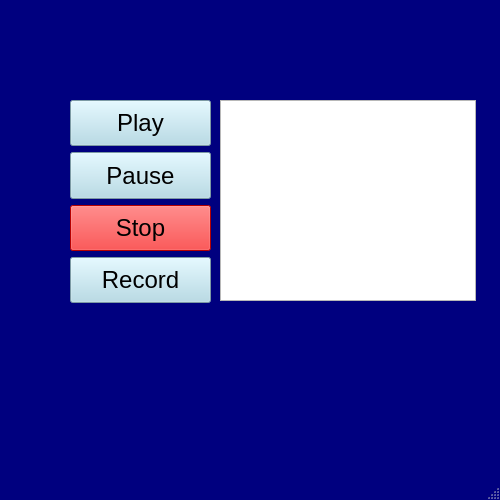
<?xml version="1.0" encoding="UTF-8"?>
<ui version="4.0">
 <class>MainWindow</class>
 <widget class="QMainWindow" name="MainWindow">
  <property name="windowModality">
   <enum>Qt::ApplicationModal</enum>
  </property>
  <property name="geometry">
   <rect>
    <x>0</x>
    <y>0</y>
    <width>500</width>
    <height>500</height>
   </rect>
  </property>
  <property name="sizePolicy">
   <sizepolicy hsizetype="Fixed" vsizetype="Fixed">
    <horstretch>0</horstretch>
    <verstretch>0</verstretch>
   </sizepolicy>
  </property>
  <property name="minimumSize">
   <size>
    <width>300</width>
    <height>500</height>
   </size>
  </property>
  <property name="maximumSize">
   <size>
    <width>500</width>
    <height>500</height>
   </size>
  </property>
  <property name="windowTitle">
   <string>MainWindow</string>
  </property>
  <property name="styleSheet">
   <string notr="true">QMainWindow{
background:rgb(0, 0, 127);
}
#centralwidget{
background:rgb(0,0,127);
}

QToolButton{
background:lightblue;
}

QToolButton::hover{
background:white;
}
#Stop{
background:red;
border-right:1px solid;

}

#Stop::hover{
background:white;
}</string>
  </property>
  <property name="iconSize">
   <size>
    <width>200</width>
    <height>200</height>
   </size>
  </property>
  <widget class="QWidget" name="centralwidget">
   <widget class="QWidget" name="verticalLayoutWidget">
    <property name="geometry">
     <rect>
      <x>70</x>
      <y>100</y>
      <width>141</width>
      <height>203</height>
     </rect>
    </property>
    <layout class="QVBoxLayout" name="verticalLayout">
     <item>
      <widget class="QToolButton" name="Playback">
       <property name="sizePolicy">
        <sizepolicy hsizetype="Expanding" vsizetype="Expanding">
         <horstretch>0</horstretch>
         <verstretch>0</verstretch>
        </sizepolicy>
       </property>
       <property name="font">
        <font>
         <pointsize>18</pointsize>
        </font>
       </property>
       <property name="styleSheet">
        <string notr="true"/>
       </property>
       <property name="text">
        <string>Play</string>
       </property>
      </widget>
     </item>
     <item>
      <widget class="QToolButton" name="Pause">
       <property name="sizePolicy">
        <sizepolicy hsizetype="Expanding" vsizetype="Expanding">
         <horstretch>0</horstretch>
         <verstretch>0</verstretch>
        </sizepolicy>
       </property>
       <property name="font">
        <font>
         <pointsize>18</pointsize>
        </font>
       </property>
       <property name="text">
        <string>Pause</string>
       </property>
      </widget>
     </item>
     <item>
      <widget class="QToolButton" name="Stop">
       <property name="sizePolicy">
        <sizepolicy hsizetype="Expanding" vsizetype="Expanding">
         <horstretch>0</horstretch>
         <verstretch>0</verstretch>
        </sizepolicy>
       </property>
       <property name="font">
        <font>
         <pointsize>18</pointsize>
        </font>
       </property>
       <property name="text">
        <string>Stop</string>
       </property>
      </widget>
     </item>
     <item>
      <widget class="QToolButton" name="Record">
       <property name="sizePolicy">
        <sizepolicy hsizetype="Expanding" vsizetype="Expanding">
         <horstretch>0</horstretch>
         <verstretch>0</verstretch>
        </sizepolicy>
       </property>
       <property name="font">
        <font>
         <pointsize>18</pointsize>
        </font>
       </property>
       <property name="text">
        <string>Record</string>
       </property>
      </widget>
     </item>
    </layout>
   </widget>
   <widget class="QTableWidget" name="PointTable">
    <property name="geometry">
     <rect>
      <x>220</x>
      <y>100</y>
      <width>256</width>
      <height>201</height>
     </rect>
    </property>
   </widget>
  </widget>
  <widget class="QMenuBar" name="menubar">
   <property name="geometry">
    <rect>
     <x>0</x>
     <y>0</y>
     <width>500</width>
     <height>26</height>
    </rect>
   </property>
  </widget>
  <widget class="QStatusBar" name="statusbar"/>
 </widget>
 <resources/>
 <connections/>
</ui>
